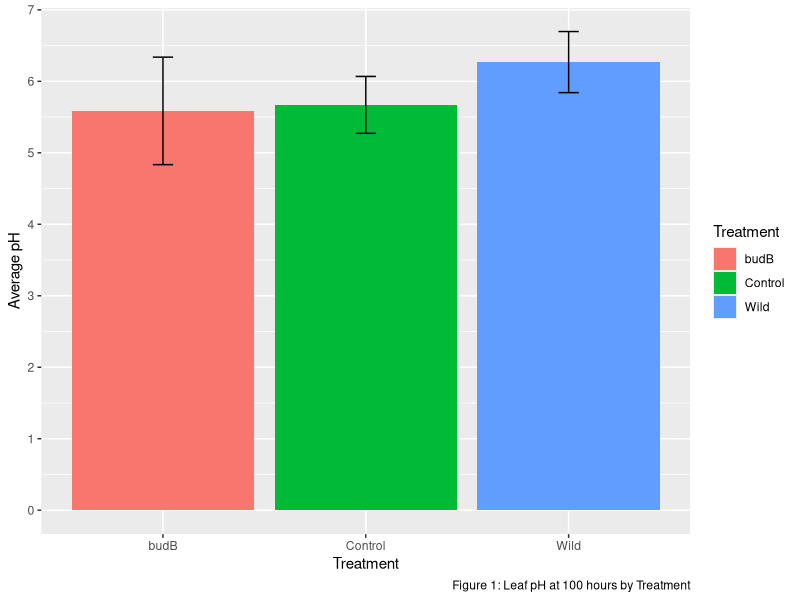
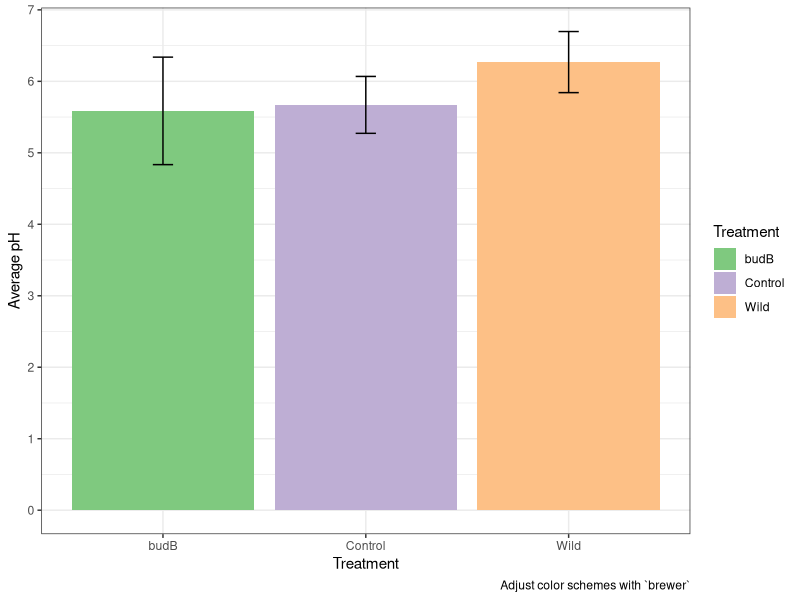
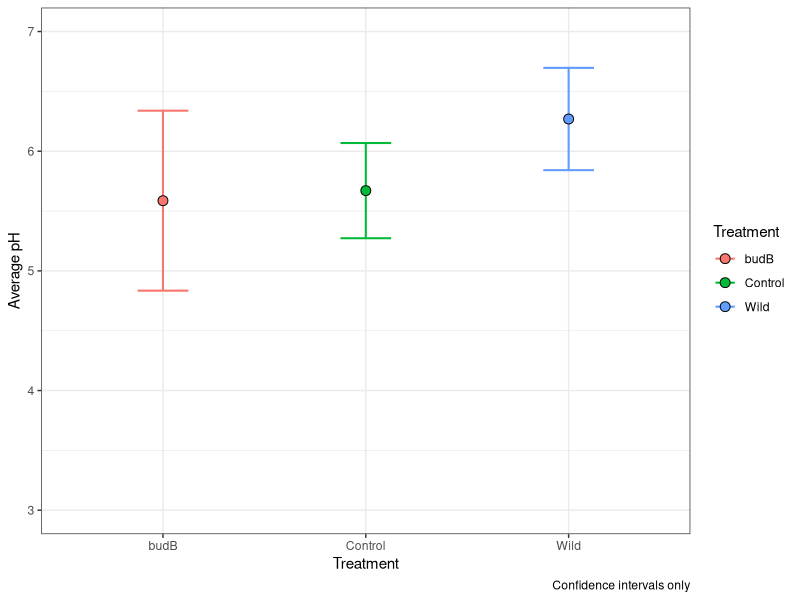
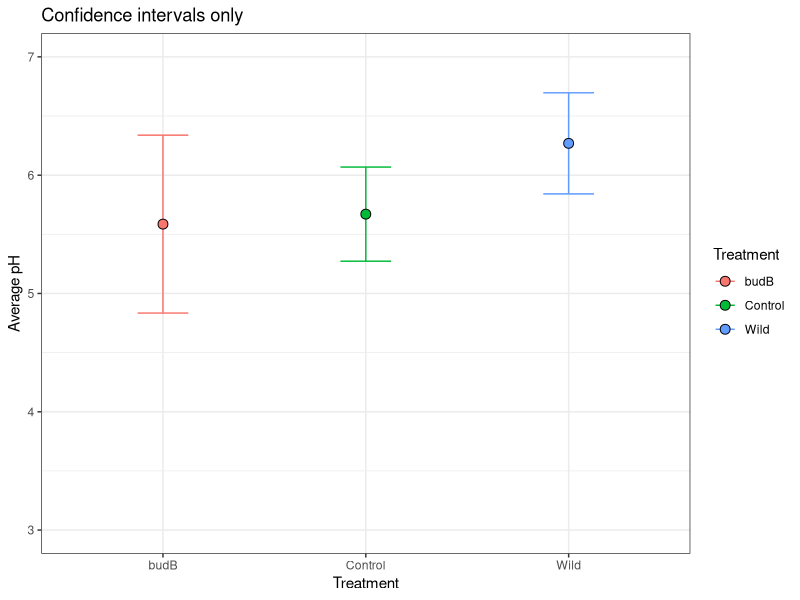
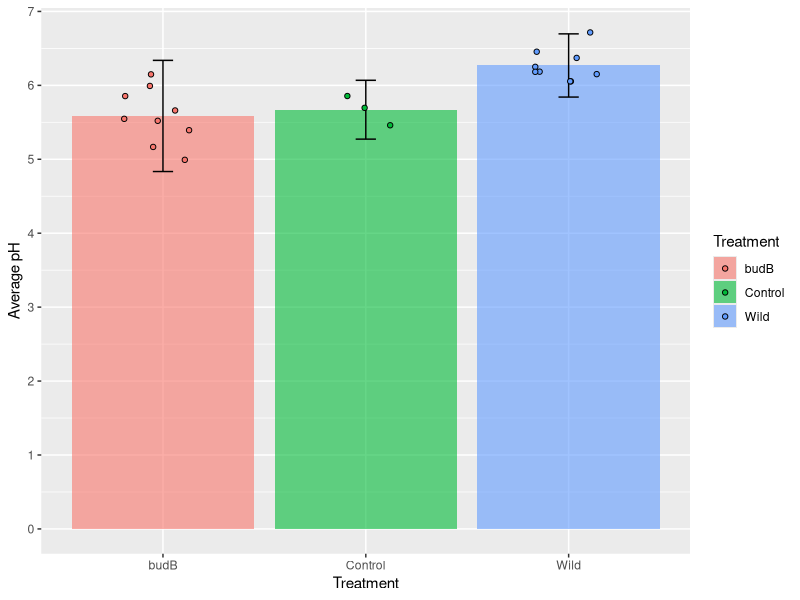
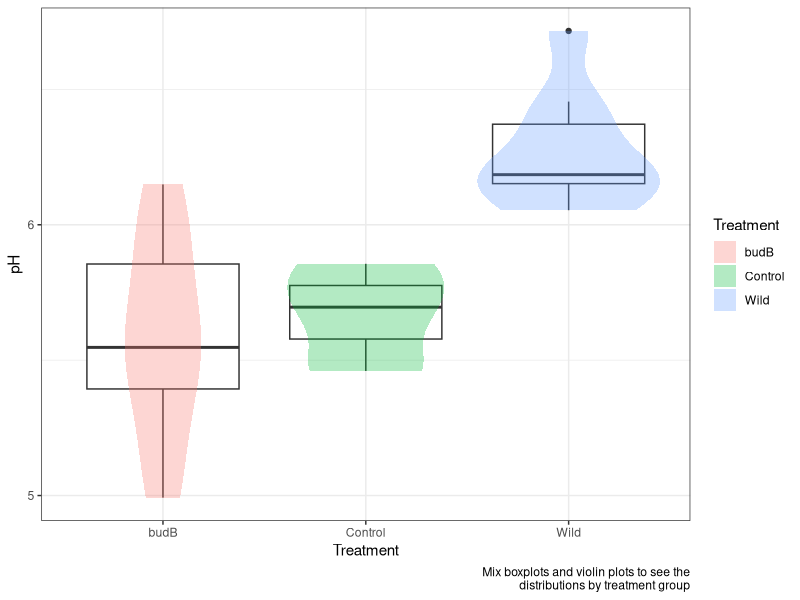
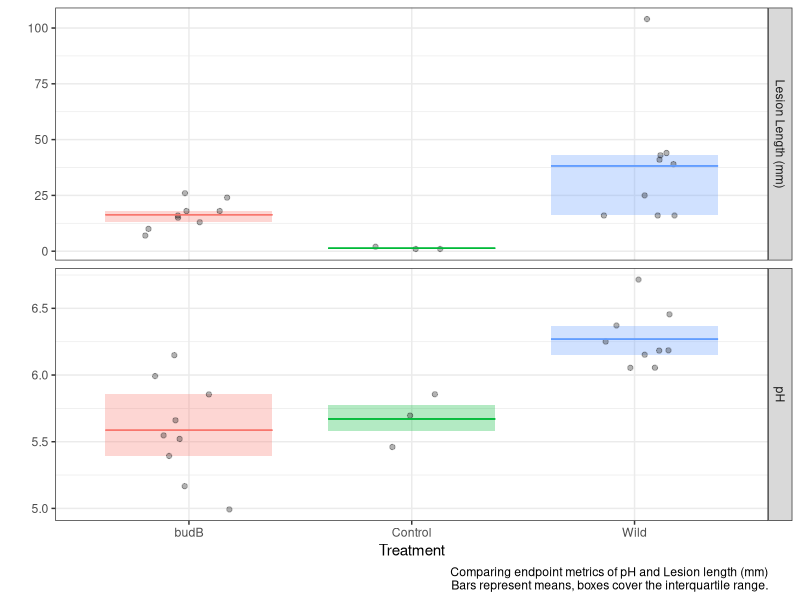

Recreate these plots in R, in order.
## ---- chunk 1
library(dplyr)
library(ggplot2)
library(tidyr)
library(patchwork)
experiment <- read.csv('data/experiment_data.csv', header = T)
## ---- chunk 2
experiment %>% 
    filter(TimeGroup=="100hr") -> experiment100
## ---- chunk 3
experiment %>% 
    filter(TimeGroup=="100hr") %>%
    group_by(Treatment) %>%
    summarize(average_pH = mean(pH),
            std.dev_pH = sd(pH)) %>%
     mutate(low = average_pH - 2*std.dev_pH,
           high = average_pH + 2*std.dev_pH) -> summary_experiment
## ---- chunk 4
ggplot(data = summary_experiment,     
       aes(x = Treatment, y = average_pH))+
    geom_col(aes(fill = Treatment))+
    geom_errorbar(aes(ymin = low, ymax = high), width = 0.1)+
    labs(y="Average pH", caption = "Figure 1: Leaf pH at 100 hours by Treatment")+
    scale_y_continuous(breaks = seq(0,7,by = 1))
## ---- chunk 5
ggplot(data = summary_experiment,     
       aes(x = Treatment, y = average_pH))+
    geom_col(aes(fill = Treatment))+
    geom_errorbar(aes(ymin = low, ymax = high), width = 0.1)+
    labs(y="Average pH")+
    scale_y_continuous(breaks = seq(0,7,by = 1)) +
    # New code to adjust colors!
    scale_fill_brewer(palette="Accent")+theme_bw()+labs(caption ="Adjust color schemes with `brewer`")
## ---- chunk 6
ggplot(data = summary_experiment,     
       aes(x = Treatment, y = average_pH))+
    geom_errorbar(aes(ymin = low, ymax = high,color=Treatment), width = 0.25,linewidth=.7)+
    geom_point(aes(fill = Treatment),pch = 21,size=3)+
    labs(y="Average pH", caption = "Confidence intervals only")+
    scale_y_continuous(limits=c(3,7),breaks = seq(3,7,by = 1))+theme_bw()

## ---- chunk 7
# custom function for creating error bar information
get_errorbars<-function(y){
        return(data.frame(y=mean(y),
                   ymin=mean(y)-2*sd(y),
                   ymax=mean(y) +2*sd(y)
                   ))
}

ggplot(data = experiment100,     
       aes(x = Treatment, y = pH))+
    stat_summary(
        # Note that we use the argument fun.data here
        fun.data = get_errorbars,
        geom = "errorbar", 
        aes(color=Treatment), 
        width=.25)+
    stat_summary(fun = mean, geom="point",
                 aes(fill = Treatment),
                 pch = 21,size=3)+
    labs(y="Average pH", title = "Confidence intervals only")+
    scale_y_continuous(limits=c(3,7),breaks = seq(3,7,by = 1))+theme_bw()
## ---- chunk 8
ggplot(data = summary_experiment,     
       aes(x = Treatment, y = average_pH))+
    # We added alpha=0.6 outside of the aesthetics to make 
    # the bars less visible and help highlight the data points 
    geom_col(aes(fill = Treatment),alpha = 0.6)+
    geom_errorbar(aes(ymin = low, ymax = high), width = 0.1)+
    labs(y="Average pH", Caption = "Leaf pH at 72 hours by Treatment\n(Columns indicate the mean pH for each group.)")+
    scale_y_continuous(breaks = seq(0,7,by = 1)) + 
    # New code to add the data points over the other plot
    geom_point(data = experiment100,
                    aes(x=Treatment,y=pH,fill=Treatment),
                    position=position_jitter(width=.2),
                    pch = 21)
## ---- chunk 9
ggplot(data = experiment100,     
       aes(x = Treatment, y = pH))+
    geom_boxplot()+
    geom_violin(aes(fill = Treatment),alpha = .3,color=NA)+
    labs(y="pH", caption = "Mix boxplots and violin plots to see the\ndistributions by treatment group")+
    scale_y_continuous(breaks = seq(0,7,by = 1))+theme_bw()
## ---- chunk 10
measurement_type.labs<-c("Lesion Length (mm)","pH")
names(measurement_type.labs)<-c("Lesion.mm","pH")
experiment %>%
    filter(TimeGroup=="100hr") %>%
    pivot_longer(
        cols=c("Lesion.mm","pH"),
        names_to="measurement_type",
        values_to="measurements"
    ) %>% 
    ggplot(data = .,
           aes(x = Treatment,
               y=measurements))+
    geom_boxplot(aes(fill=Treatment),alpha=.3,colour=NA)+
    geom_point(alpha=.3, position=position_jitter(width=.2))+
    stat_summary(fun = mean, geom = "errorbar", 
                 aes(ymax = after_stat(y), 
                     ymin = after_stat(y),
                     color=Treatment),
                 width = .75)+
    facet_grid(rows=vars(measurement_type),
               scales="free_y",
               labeller = labeller(measurement_type=measurement_type.labs))+
    labs(y="",caption="Comparing endpoint metrics of pH and Lesion length (mm)\n Bars represent means, boxes cover the interquartile range.")+
    theme_bw()+theme(legend.position = "none")
